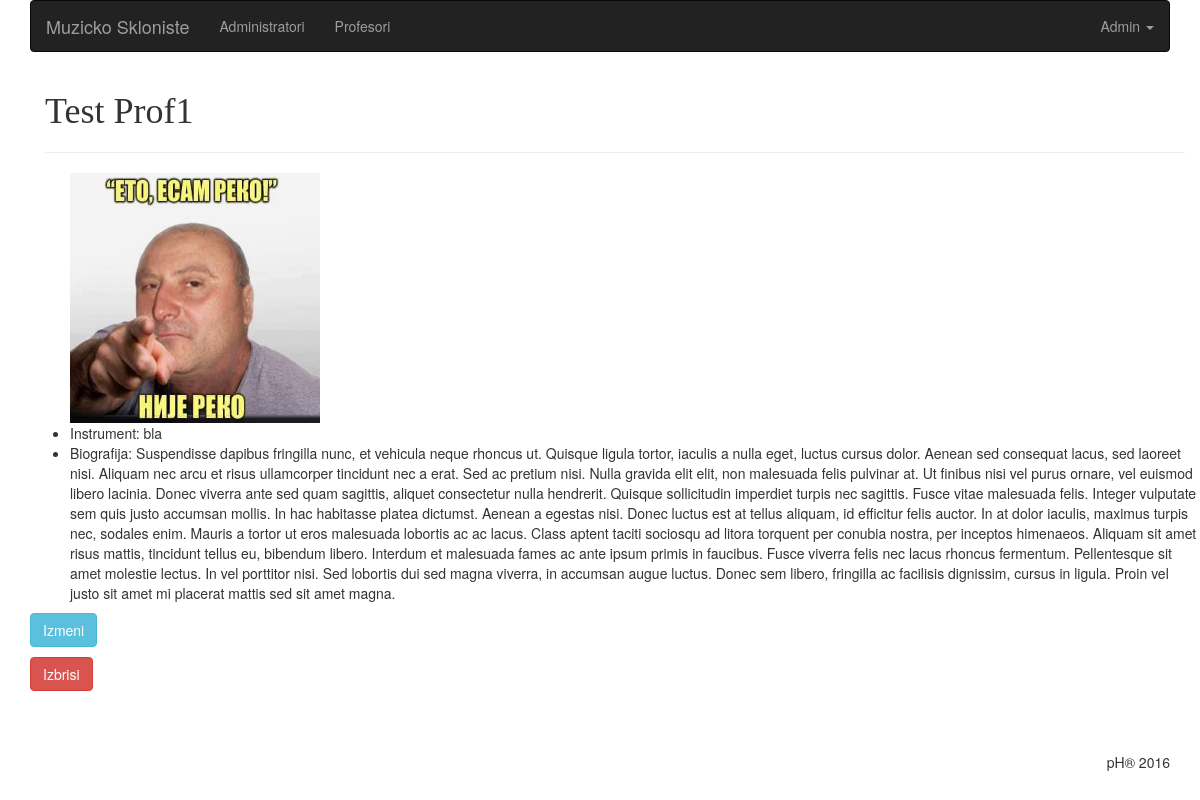
/php/views/profesori/show.php?id=64 (signed in), run on the app's committed database.
### tables this page shows
CREATE TABLE profesori(id INTEGER PRIMARY KEY AUTOINCREMENT, name TEXT NOT NULL, surname TEXT NOT NULL, bio TEXT, instrument TEXT, img text(10));

### php/app/database/QueryBuilder.php (called while the page is built, shortened)
<?php
class QueryBuilder
{
	public function show($table, $id)
	{
		$db = new SQLite3('../../../skloniste.db');
		$stmt = $db->query("SELECT * FROM '$table' WHERE id ='$id'");
		while($result = $stmt->fetchArray(SQLITE3_ASSOC)):
			$r[] = $result;
		endwhile;
		return isset($r) ? $r : null;
	}
}

### php/views/profesori/show.php (the view, shortened to what this page needs)
<?php
require 'prof.header.php';
$id = $_GET['id'];
$query = $app['database'];
$user = $query->show('profesori', $id);
?>
<section class="main">
	<div class="container">
		<h1 style="font-family: Impact"><?= $user[0]['name']. ' ' .$user[0]['surname']; ?></h1>
		<hr>
		<div class="row">
			<ul>
				<img width="250" height="250" src="../assets/images/<?= $user[0]['img']; ?>" alt="<?= $user[0]['name']; ?>1">
				<li>Instrument: <?= $user[0]['instrument']; ?></li>
				<li>Biografija: <?= $user[0]['bio']; ?></li>
			</ul>
			<p>
				<a href="edit.php?id=<?= $_POST['id'] = $id; ?>" class="btn btn-info">Izmeni</a>
				<form method="POST" action="delete.php?id=<?= $_POST['id'] = $id; ?>">
					<button type="submit" class="btn btn-danger" onclick="return confirm('Da li ste sigurni?')">Izbrisi</button>
				</form>
			</p>
		</div>
	</div>
</section>
<?php require '../admin.footer.php'; ?>

### php/views/assets/css/admin.css (style rules this page uses)
.main { height: 75vh; }

### data on the page
profesori: name "Test", surname "Prof1", img+name (picture), instrument "bla", bio "Suspendisse dapibus fringilla nunc, et vehicula neque rhoncus ut. Quisque ligula tortor, iaculis a nulla eget, luctus cursus dolor. Aenean sed consequat lacus, sed laoreet nisi. Aliquam nec arcu et risus ullamcorper tincidunt nec a erat. Sed ac pretium nisi. Nulla gravida elit elit, non malesuada felis pulvinar at. Ut finibus nisi vel purus ornare, vel euismod libero lacinia. Donec viverra ante sed quam sagittis, aliquet consectetur nulla hendrerit. Quisque sollicitudin imperdiet turpis nec sagittis. Fusce vitae malesuada felis. Integer vulputate sem quis justo accumsan mollis. In hac habitasse platea dictumst. Aenean a egestas nisi. Donec luctus est at tellus aliquam, id efficitur felis…"
